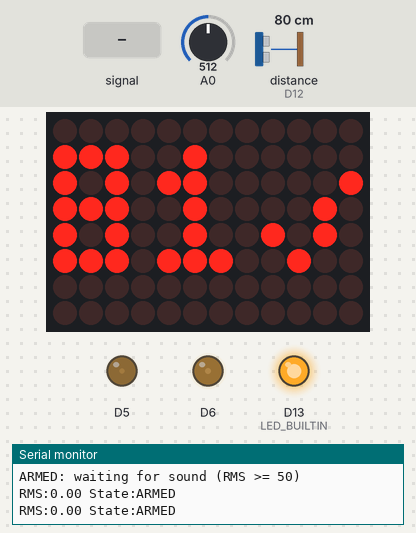
A sketch run on a simulated Arduino Uno R4 WiFi. On the bench: 12×8 LED matrix, output pins drawn as LEDs (lit = HIGH), the last lines printed to the serial monitor. Inputs (shaded band) come from the test bench; at power-on: distance to the obstacle (sensor on D12) 80 cm, A0 = 512 (analog values on the 0–1023 scale). The echo pulse lasts 58.3 µs per cm; pins used as bus, display or sensor lines are not drawn.

Above: at 3.7 s.
3.8 s: A0 fed a 200 Hz sine of ±81 counts around its level
At 5.2 s:
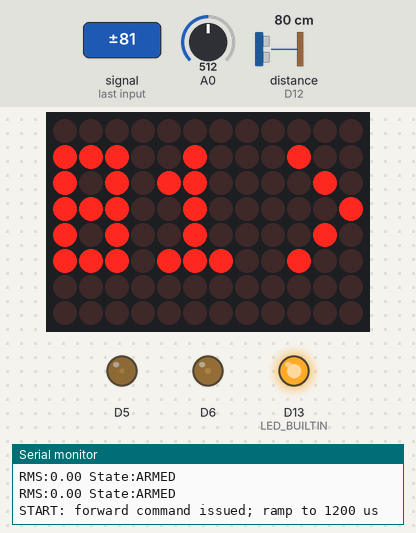
5.5 s: distance to the obstacle (sensor on D12) set to 23 cm
7.0 s: distance to the obstacle (sensor on D12) set to 19 cm
At 7.9 s:
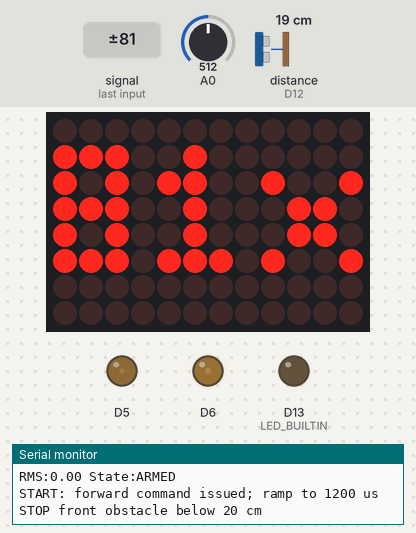
Timing chart, 0 to 10.0 s (numbered marks = the images above; inputs shaded):
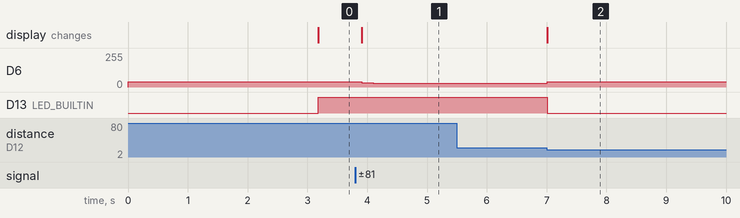

Measured:
- the behaviour switches between 21 and 20 cm on distance to the obstacle (sensor on D12) (found by bisection; images 1 and 2)
- after the input at 3.8 s, D6: 38/255 → 31/255 after 0.11 s, → 30/255 0.19 s later; the display: changes after 0.11 s (image 1)
- after the input at 5.5 s, every drawn part: stays the same
- after the input at 7.0 s, D6: 30/255 → 38/255 after 0.01 s instead of 6.9 s; D13 (LED_BUILTIN): HIGH → LOW after 0.01 s instead of 6.9 s

The sketch:

tug_car_81.ino
```cpp
// UNO R4 WiFi autonomous tug-of-war. One pull per physical reset.
#include <Arduino.h>
#include <pwm.h>
#include <Arduino_LED_Matrix.h>
#include <math.h>

// Car 81: Tamiya TEU-105BK. Verify neutral and loaded starting torque on this chassis.
constexpr uint32_t NEUTRAL_US = 1510;
constexpr int START_US = 1240; // Trial launch pulse beyond measured onset.
constexpr int PULL_US = 1200; // Trial strong forward command; not a calibrated endpoint.
constexpr uint32_t RAMP_US = 300000;
static_assert(PULL_US >= 1000 && PULL_US <= START_US && START_US < NEUTRAL_US, "Invalid forward ramp");
constexpr uint32_t CENTER_US = 1449;
constexpr uint8_t TRIG = 8, ECHO = 12; // Front HC-SR04 on J7.
constexpr float STOP_CM = 20.0f; // Trial distance; measure stopping margin under load.
constexpr uint32_t RUN_US = 10000000, PING_INTERVAL_US = 60000, ECHO_TIMEOUT_US = 25000;
PwmOut esc(D6), steering(D5);
constexpr float SOUND_RMS_THRESHOLD = 50.0f; // 12-bit ADC counts, AC RMS.
enum class Phase { Settling, Clear, Armed, Pulling, Stopped };
Phase phase = Phase::Settling;
unsigned clearWindows = 0, matchWindows = 0;
uint32_t settledAt, startedAt, lastPing;
int lastDriveUs = START_US;
bool escReady = false;

// The left seven columns show the chassis. The right four show its state.
ArduinoLEDMatrix matrix;
bool matrixReady = false;
constexpr int DISPLAY_CAR = 81;
constexpr uint8_t DIGIT_EIGHT[] = {7, 5, 7, 5, 7};
constexpr uint8_t DIGIT_ONE[] = {2, 6, 2, 2, 7};
constexpr uint8_t DIGIT_TWO[] = {7, 1, 7, 4, 7};
constexpr uint8_t WAIT_MARK[] = {0, 0, 15, 0, 0};
constexpr uint8_t READY_MARK[] = {0, 1, 2, 10, 4};
constexpr uint8_t DRIVE_MARK[] = {4, 2, 1, 2, 4};
constexpr uint8_t STOP_MARK[] = {0, 9, 6, 6, 9};

void showStatus(const uint8_t* mark) {
  if (!matrixReady) return;
  uint8_t pixels[8][12] = {};
  const uint8_t* unit = DISPLAY_CAR == 81 ? DIGIT_ONE : DIGIT_TWO;
  for (int row = 0; row < 5; ++row) {
    for (int col = 0; col < 3; ++col) {
      pixels[row + 1][col] = (DIGIT_EIGHT[row] >> (2 - col)) & 1;
      pixels[row + 1][col + 4] = (unit[row] >> (2 - col)) & 1;
    }
    for (int col = 0; col < 4; ++col) {
      pixels[row + 1][col + 8] = (mark[row] >> (3 - col)) & 1;
    }
  }
  matrix.renderBitmap(pixels, 8, 12);
}

void stopPull(const char* reason) {
  phase = Phase::Stopped;
  bool neutralOK = escReady && esc.pulseWidth_us(NEUTRAL_US);
  digitalWrite(LED_BUILTIN, LOW);
  showStatus(STOP_MARK);
  if (Serial) {
    Serial.print("STOP "); Serial.println(reason);
    if (!neutralOK) Serial.println("PWM fault: disconnect ESC power");
  }
}

bool rangeClear() {
  // A missing or invalid echo is unknown, not a near obstacle.
  if (digitalRead(ECHO) == HIGH) return true;
  digitalWrite(TRIG, HIGH);
  delayMicroseconds(10);
  digitalWrite(TRIG, LOW);
  unsigned long width = pulseIn(ECHO, HIGH, ECHO_TIMEOUT_US);
  float cm = width * 0.01715f;
  return width == 0 || cm >= STOP_CM; // Stop only for a measured distance below 20 cm.
}

// Optional backup: build with this flag enabled AND select D4 to GND before
// the bout. The operator holds RESET until the whistle. A selected cold boot
// also runs this sequence, so power up with D4 open and wheels lifted.
constexpr bool ENABLE_RESET_BACKUP = false;
constexpr uint8_t BACKUP_SELECT = 4;
bool manualSelected = false;

void startPull() {
  if (!rangeClear()) { stopPull("front obstacle below 20 cm at start"); return; }
  if (Serial.available()) return;
  startedAt = micros();
  if (!esc.pulseWidth_us(START_US)) { stopPull("ESC output fault"); return; }
  lastDriveUs = START_US;
  lastPing = startedAt;
  phase = Phase::Pulling;
  showStatus(DRIVE_MARK);
  if (Serial) Serial.println("START: forward command issued; ramp to 1200 us");
}

void listenForWhistle() {
  // Measure AC RMS over approximately 50 ms. No frequency or jitter gate.
  int64_t sum = 0;
  uint64_t sumSquares = 0;
  uint32_t due = micros();
  for (unsigned i = 0; i < 500; ++i) {
    while (int32_t(micros() - due) < 0) {}
    int32_t value = int32_t(analogRead(A0)) - 2048;
    sum += value;
    sumSquares += int64_t(value) * value;
    due += 100;
  }
  double mean = double(sum) / 500.0;
  double variance = double(sumSquares) / 500.0 - mean * mean;
  float rms = sqrt(variance > 0 ? variance : 0);
  bool match = rms >= SOUND_RMS_THRESHOLD;
  static uint32_t lastReport = 0;
  if (Serial && uint32_t(millis() - lastReport) >= 250) {
    lastReport = millis();
    Serial.print("RMS:"); Serial.print(rms, 2);
    Serial.print(" State:"); Serial.println(phase == Phase::Clear ? "WAIT_QUIET" : "ARMED");
  }
  if (phase == Phase::Clear) {
    clearWindows = !match ? clearWindows + 1 : 0;
    if (clearWindows >= 3) {
      phase = Phase::Armed;
      digitalWrite(LED_BUILTIN, HIGH);
      showStatus(READY_MARK);
      if (Serial) Serial.println("ARMED: waiting for sound (RMS >= 50)");
    }
    return;
  }
  matchWindows = match ? matchWindows + 1 : 0;
  if (matchWindows < 2) return;
  startPull();
}

void setup() {
  Serial.begin(115200);
  pinMode(BACKUP_SELECT, INPUT_PULLUP);
  manualSelected = ENABLE_RESET_BACKUP && digitalRead(BACKUP_SELECT) == LOW;
  pinMode(TRIG, OUTPUT); digitalWrite(TRIG, LOW);
  pinMode(ECHO, INPUT); pinMode(LED_BUILTIN, OUTPUT);
  analogReadResolution(12);
  escReady = esc.begin(10000, NEUTRAL_US);
  bool steeringReady = steering.begin(20000, CENTER_US);
  matrixReady = matrix.begin(); // Allocate the display timer after both PWM channels.
  showStatus(WAIT_MARK);
  if (!escReady || !steeringReady) { stopPull("PWM initialization"); return; }
  settledAt = millis();
}

void loop() {
  if (phase == Phase::Stopped) return;
  if (phase == Phase::Pulling && uint32_t(micros()-startedAt) >= RUN_US) {
    stopPull("10 second limit"); return;
  }
  for (int i=0; i<8 && Serial.available(); ++i) {
    int c = Serial.read();
    if (c=='x' || c=='X' || c=='n' || c=='N') { stopPull("operator"); return; }
  }
  if (phase == Phase::Settling) {
    if (uint32_t(millis()-settledAt) < 3000) return;
    if (manualSelected) startPull();
    else phase = Phase::Clear;
    return;
  }
  if (phase != Phase::Pulling) { listenForWhistle(); return; }
  uint32_t now = micros();
  // Non-blocking ramp: stop checks above always take priority.
  uint32_t elapsed = uint32_t(now - startedAt);
  int requested = elapsed >= RAMP_US ? PULL_US
      : START_US - int(uint32_t(START_US - PULL_US) * elapsed / RAMP_US);
  if (requested != lastDriveUs) {
    if (!esc.pulseWidth_us(requested)) { stopPull("ESC ramp output fault"); return; }
    lastDriveUs = requested;
  }
  // Keep the final deadline free of blocking echo acquisition.
  if (uint32_t(now-startedAt) >= RUN_US-ECHO_TIMEOUT_US-2000) return;
  if (uint32_t(now-lastPing) < PING_INTERVAL_US) return;
  lastPing = now;
  if (!rangeClear()) stopPull("front obstacle below 20 cm");
}
```
